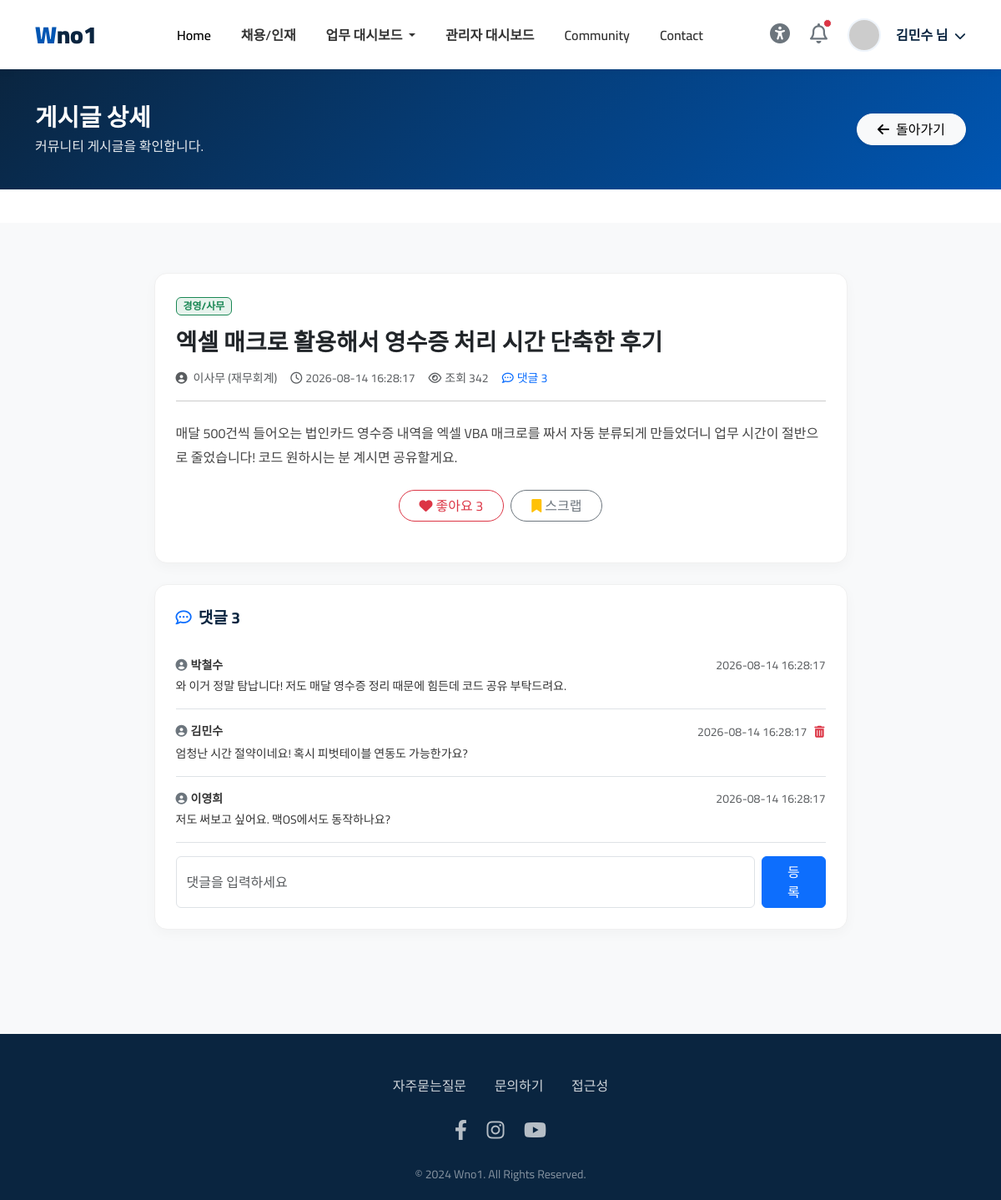
Page /post/2 (signed in) on the committed database.
### tables this page shows
CREATE TABLE posts (
        id INTEGER PRIMARY KEY AUTOINCREMENT,
        user_id INTEGER,
        category TEXT DEFAULT 'general',
        title TEXT NOT NULL,
        content TEXT,
        author TEXT DEFAULT '',
        dept TEXT DEFAULT '',
        views INTEGER DEFAULT 0,
        created_at TEXT DEFAULT (datetime('now','localtime'))
    );

CREATE TABLE comments (
        id INTEGER PRIMARY KEY AUTOINCREMENT,
        post_id INTEGER NOT NULL,
        user_id INTEGER,
        author TEXT DEFAULT '',
        content TEXT NOT NULL,
        created_at TEXT DEFAULT (datetime('now','localtime'))
    );

### routers/community.py (the view)
@router.get("/post/{post_id}", response_class=HTMLResponse)
async def post_detail(request: Request, post_id: int):
    if not check_login(request):
        return RedirectResponse(url="/login", status_code=303)
    u = get_current_user(request)
    uid = u["user_id"]
    conn = get_sqlite()
    try:
        conn.execute("UPDATE posts SET views=views+1 WHERE id=?", (post_id,))
        conn.commit()
        row = conn.execute(
            "SELECT p.*, u.position AS author_position, u.phone AS author_phone "
            "FROM posts p LEFT JOIN users u ON u.id=p.user_id WHERE p.id=?",
            (post_id,)
        ).fetchone()
        if not row:
            return HTMLResponse("<h2>게시글을 찾을 수 없습니다</h2><a href='/community'>돌아가기</a>", status_code=404)
        comments = [dict(c) for c in conn.execute(
            "SELECT * FROM comments WHERE post_id=? ORDER BY id ASC", (post_id,)).fetchall()]
        like_count = conn.execute("SELECT COUNT(*) FROM post_likes WHERE post_id=?", (post_id,)).fetchone()[0]
        liked = conn.execute("SELECT 1 FROM post_likes WHERE post_id=? AND user_id=?", (post_id, uid)).fetchone() is not None
        bookmarked = conn.execute("SELECT 1 FROM bookmarks WHERE post_id=? AND user_id=?", (post_id, uid)).fetchone() is not None
    finally:
        conn.close()
    return templates.TemplateResponse(
        request=request, name="top/post_detail.html", context={
            "request": request, "page_title": dict(row)["title"],
            "post": dict(row), "comments": comments,
            "like_count": like_count, "liked": liked, "bookmarked": bookmarked,
            "categories": POST_CATEGORIES,
            "user_name": u["user_name"],
            "session_uid": uid,
        }
    )

### templates/top/post_detail.html (shortened to what this page needs)
<!DOCTYPE html>
<html lang="ko">
{% include 'common/header.html' %}
<body>
{% include 'common/topbar.html' %}
<div class="dash-header">
    <div class="container d-flex justify-content-between align-items-center flex-wrap gap-3">
        <div>
            <h2>게시글 상세</h2>
            <p>커뮤니티 게시글을 확인합니다.</p>
        </div>
        <div>
            <a href="/community" class="btn btn-light rounded-pill px-4 shadow-sm">
                <i class="fas fa-arrow-left me-2"></i>돌아가기
            </a>
        </div>
    </div>
</div>
<div class="list-section">
    <div class="container">
        <div class="row justify-content-center">
            <div class="col-lg-9">
                <div class="content-card">
                    {% set meta = categories.get(post.category, ('자유', 'secondary')) %}
                    <div class="mb-3">
                        <span class="badge bg-{{ meta[1] }} bg-opacity-10 text-{{ meta[1] }} border border-{{ meta[1] }} px-2 py-1">{{ meta[0] }}</span>
                    </div>
                    <h3 class="fw-bold text-dark mb-3">{{ post.title }}</h3>
                    <div class="d-flex align-items-center gap-3 mb-3 small text-muted">
                        <span>
                            <i class="fas fa-user-circle me-1"></i>
                            <a href="#" class="text-muted text-decoration-none author-link"
                               data-name="{{ post.author }}"
                               data-dept="{{ post.dept or '' }}"
                               data-position="{{ post.author_position or '' }}"
                               data-phone="{{ post.author_phone or '' }}"
                               data-bs-toggle="modal" data-bs-target="#profileModal">{{ post.author }}</a>{% if post.dept %} ({{ post.dept }}){% endif %}
                        </span>
                        <span><i class="far fa-clock me-1"></i>{{ post.created_at }}</span>
                        <span><i class="far fa-eye me-1"></i>조회 {{ post.views }}</span>
                        <span class="text-primary"><i class="far fa-comment-dots me-1"></i>댓글 <span id="commentCountTop">{{ comments|length }}</span></span>
                    </div>
                    <hr class="mb-4">
                    <div class="detail-body" style="line-height: 1.8; color: #444; white-space: pre-wrap;">{{ post.content }}</div>
                    <div class="d-flex gap-2 justify-content-center my-4">
                        <button id="likeBtn" class="btn btn-outline-danger rounded-pill px-4">
                            <i id="likeIcon" class="{{ 'fas' if liked else 'far' }} fa-heart me-1 {{ 'text-danger' if liked else '' }}"></i>좋아요 <span id="likeCount">{{ like_count }}</span>
                        </button>
                        <button id="bmBtn" class="btn btn-outline-secondary rounded-pill px-4">
                            <i id="bmIcon" class="{{ 'fas' if bookmarked else 'far' }} fa-bookmark me-1 {{ 'text-warning' if bookmarked else '' }}"></i>스크랩
                        </button>
                    </div>
                </div>
                <div class="content-card mt-4">
                    <div class="card-title mb-3"><span><i class="far fa-comment-dots me-2 text-primary"></i>댓글 <span id="commentCount">{{ comments|length }}</span></span></div>
                    {% for c in comments %}
                    <div class="border-bottom py-3" id="comment-{{ c.id }}">
                        <div class="d-flex justify-content-between small mb-1">
                            <span class="fw-bold"><i class="fas fa-user-circle me-1 text-secondary"></i>{{ c.author }}</span>
                            <div class="d-flex align-items-center gap-2">
                                <span class="text-muted">{{ c.created_at }}</span>
                                {% if c.user_id == session_uid %}
                                <button class="btn btn-link btn-sm text-danger p-0 js-delete-comment" data-comment-id="{{ c.id }}"><i class="fas fa-trash-alt"></i></button>
                                {% endif %}
                            </div>
                        </div>
                        <p class="mb-0 small">{{ c.content }}</p>
                    </div>
                    {% else %}
                    <p class="text-muted small py-3 mb-0">첫 댓글을 남겨보세요.</p>
                    {% endfor %}
                    <form action="/api/posts/{{ post.id }}/comments" method="POST" class="mt-3 d-flex gap-2">
                        <input type="text" class="form-control" name="content" placeholder="댓글을 입력하세요" required>
                        <button type="submit" class="btn btn-primary px-4">등록</button>
                    </form>
                </div>
            </div>
        </div>
    </div>
</div>
<footer class="footer">
    <div class="container">
        <div class="footer-menu mb-4">
            <a href="/faq">자주묻는질문</a>
            <a href="/contact">문의하기</a>
            <a href="/accessibility">접근성</a>
        </div>
        <div class="social-icons mb-4">
            <a href="#"><i class="fab fa-facebook-f"></i></a>
            <a href="#"><i class="fab fa-instagram"></i></a>
            <a href="#"><i class="fab fa-youtube"></i></a>
        </div>
        <p class="mb-0 opacity-50 small">&copy; 2024 Wno1. All Rights Reserved.</p>
    </div>
</footer>
</body>
</html>

### templates/common/header.html (style rules this page uses)
:root { --primary-blue: #0056b3; --light-blue: #eef4fb; --dark-blue: #0a2540; --text-color: #333333; --gray-bg: #f8f9fa; --success-color: #28a745; --warning-color: #ffc107; --danger-color: #dc3545; }
body { font-family: 'Cairo', sans-serif; color: var(--text-color); background-color: #ffffff; }
.dash-header { background: linear-gradient(135deg, var(--dark-blue) 0%, var(--primary-blue) 100%); padding: 40px 0; color: white; margin-bottom: 40px; }
.dash-header h2 { font-weight: 700; font-size: 1.8rem; margin-bottom: 5px; }
.dash-header p { opacity: 0.9; margin: 0; }
.list-section { padding: 60px 0 100px; background-color: var(--gray-bg); }
.content-card { background: #fff; border-radius: 15px; padding: 25px; box-shadow: 0 5px 15px rgba(0,0,0,0.03); margin-bottom: 25px; border: 1px solid #f0f0f0; }
.card-title { font-weight: 700; color: var(--dark-blue); font-size: 1.2rem; margin-bottom: 20px; display: flex; justify-content: space-between; align-items: center; }
.footer { background-color: var(--dark-blue); color: #fff; padding: 50px 0 20px; text-align: center; }
.footer .social-icons a { color: #fff; font-size: 1.5rem; margin: 0 10px; opacity: 0.7; transition: opacity 0.3s; }
.footer-menu { margin-bottom: 20px; }
.footer-menu a { color: #fff; text-decoration: none; margin: 0 15px; opacity: 0.8; }

### rows in the picture
posts: title "엑셀 매크로 활용해서 영수증 처리 시간 단축한 후기", author "이사무", dept "재무회계", created_at "2026-08-14 16:28:17", views "342", content "매달 500건씩 들어오는 법인카드 영수증 내역을 엑셀 VBA 매크로를 짜서 자동 분류되게 만들었더니 업무 시간이 절반으로 줄었습니다! 코드 원하시는 분 계시면 공유할게요."
comments: author "박철수", created_at "2026-08-14 16:28:17", content "와 이거 정말 탐납니다! 저도 매달 영수증 정리 때문에 힘든데 코드 공유 부탁드려요."
comments: author "김민수", created_at "2026-08-14 16:28:17", content "엄청난 시간 절약이네요! 혹시 피벗테이블 연동도 가능한가요?"
comments: author "이영희", created_at "2026-08-14 16:28:17", content "저도 써보고 싶어요. 맥OS에서도 동작하나요?"

### other values in the picture
{{ user_name }} "김민수"
{{ meta[0] }} "경영/사무"
{{ comments|length }} "3"
{{ like_count }} "3"
